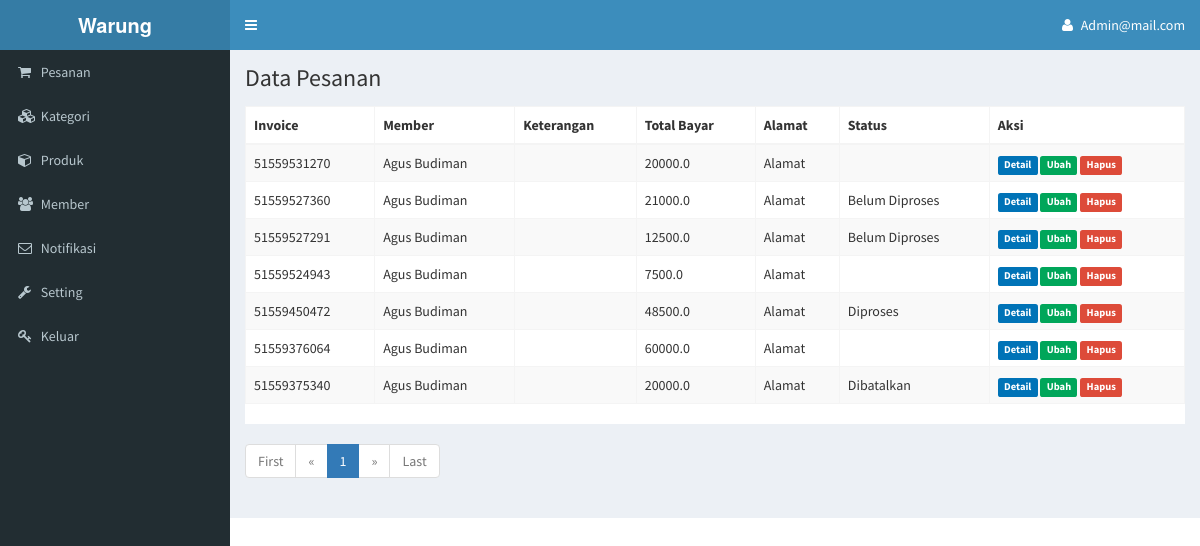
The app's page /pesanan.php (signed in) with its own data.
### tables this page shows
CREATE TABLE `pesanan` (
  `id` int(11) NOT NULL,
  `invoice` varchar(12) NOT NULL,
  `member_id` int(11) NOT NULL,
  `keterangan` text NOT NULL,
  `total_bayar` varchar(12) NOT NULL,
  `nama` varchar(150) NOT NULL,
  `no_hp` varchar(20) NOT NULL,
  `alamat` text NOT NULL,
  `ongkir` varchar(100) NOT NULL,
  `biaya_ongkir` varchar(12) NOT NULL,
  `alamat_detail` varchar(500) NOT NULL,
  `kurir` varchar(50) NOT NULL,
  `resi` varchar(100) NOT NULL,
  `konfirmasi` varchar(250) NOT NULL,
  `status` int(11) NOT NULL,
  `waktu` datetime NOT NULL
);

CREATE TABLE `member` (
  `id` int(11) NOT NULL,
  `nama` varchar(150) NOT NULL,
  `alamat` varchar(500) NOT NULL,
  `email` varchar(150) NOT NULL,
  `hp` varchar(20) NOT NULL,
  `password` varchar(50) NOT NULL,
  `token` text NOT NULL,
  `waktu_buat` datetime NOT NULL,
  `waktu_login` datetime NOT NULL
);

### pesanan.php (the view, shortened to what this page needs)
<?php
if(isset($_SESSION['id'])){
include "header.php";
?>
      <div class="content-wrapper">
        <section class="content-header">
          <h1>
            Data Pesanan
          </h1>
        </section>
    <section class="content">
<div class="table-responsive" style="background:#FFF">
<table class="table table-striped table-bordered">
<thead><tr><th>Invoice</th><th>Member</th><th>Keterangan</th><th>Total Bayar</th><th>Alamat</th><th>Status</th>
<th>Aksi</th>
</tr></thead>
<tbody>
          <?php
          $page = (isset($_GET['page']))? $_GET['page'] : 1;
          $limit = 10;
          $limit_start = ($page - 1) * $limit;
          $all = $connect->query("SELECT * FROM pesanan");
          $sql = $connect->query("SELECT * FROM pesanan ORDER BY waktu DESC LIMIT ".$limit_start.",".$limit);
          $jumlah_page = ceil($all->num_rows/ $limit);
          while($data = $sql->fetch_assoc()){
            $alle = $connect->query("SELECT * FROM member WHERE id = ".$data['member_id']."");
            while($datae = $alle->fetch_assoc()){
                $nama=$datae['nama'];
            }
            $statusname=null;
            if($data['status'] == 1){
                $statusname="Diproses";
              }else if($data['status'] == 2){
                $statusname="Dibatalkan";
              }else if($data['status'] == 0){
                $statusname="Belum Diproses";
              }
            echo '<tr><td>'.$data['invoice'].'</td><td>'.$nama.'</td><td>'.$data['keterangan'].'</td><td>'.$data['total_bayar'].'</td><td>'.$data['alamat'].'</td>
            <td>'.$statusname.'</td><td>
            <a href="detailpesanan.php?id='.$data['invoice'].'" class="label bg-blue">Detail</a>
            <a href="editpesanan.php?id='.$data['invoice'].'"class="label bg-green">Ubah</a>
            <a href="pesanan.php?d='.$data['invoice'].'" class="label bg-red" onClick="return confirm(\'Apakah Anda yakin?\')">Hapus</a>
            </td></tr>';
          }
          ?>
        </tbody>
        </table>
      </div>
      <ul class="pagination">
        <?php
        if($page == 1){
          echo '<li class="disabled"><a href="#">First</a></li><li class="disabled"><a href="#">&laquo;</a></li>';
        }else{
          $link_prev = ($page > 1)? $page - 1 : 1;
          echo '<li><a href="pesanan.php?page=1">First</a></li>
          <li><a href="pesanan.php?page='.$link_prev.'">&laquo;</a></li>';
        }
        $jumlah_number = 3;
        $start_number = ($page > $jumlah_number)? $page - $jumlah_number : 1;
        $end_number = ($page < ($jumlah_page - $jumlah_number))? $page + $jumlah_number : $jumlah_page;
        for($i = $start_number; $i <= $end_number; $i++){
          $link_active = ($page == $i)? ' class="active"' : '';
          echo '<li'.$link_active.'><a href="pesanan.php?page='.$i.'">'.$i.'</a></li>';
        }
        if($page == $jumlah_page){
          echo '<li class="disabled"><a href="#">&raquo;</a></li><li class="disabled"><a href="#">Last</a></li>';
        }else{
          $link_next = ($page < $jumlah_page)? $page + 1 : $jumlah_page;
        echo '<li><a href="pesanan.php?page='.$link_next.'">&raquo;</a></li>
        <li><a href="pesanan.php?page='.$jumlah_page.'">Last</a></li>';
        }
        ?>
      </ul>
    </div>
  <?php }?>
  </body>
</html>

### records on screen
pesanan: invoice "51559531270", member.nama "Agus Budiman", total_bayar "20000.0", alamat "Alamat"
pesanan: invoice "51559527360", member.nama "Agus Budiman", total_bayar "21000.0", alamat "Alamat", status "Belum Diproses"
pesanan: invoice "51559527291", member.nama "Agus Budiman", total_bayar "12500.0", alamat "Alamat", status "Belum Diproses"
pesanan: invoice "51559524943", member.nama "Agus Budiman", total_bayar "7500.0", alamat "Alamat"
pesanan: invoice "51559450472", member.nama "Agus Budiman", total_bayar "48500.0", alamat "Alamat", status "Diproses"
pesanan: invoice "51559376064", member.nama "Agus Budiman", total_bayar "60000.0", alamat "Alamat"
pesanan: invoice "51559375340", member.nama "Agus Budiman", total_bayar "20000.0", alamat "Alamat", status "Dibatalkan"

### other values on screen
$_SESSION['id'] "Admin@mail.com"
